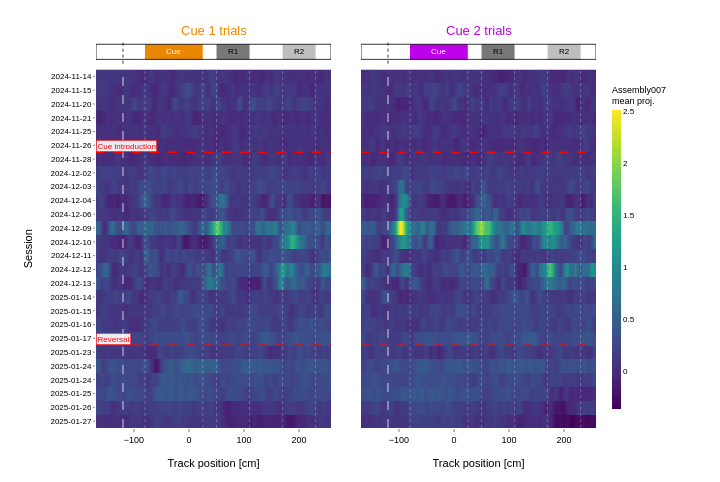

The cell this chart's notebook holds for it:
### Markdown cell above
# Figure 4: Assembly spatial-tuning heatmaps, Cue 1 vs Cue 2

Publishable version of the dash ``TrackwiseEnsembleProj`` heatmap. Each
panel is a session x track-position heatmap of the mean Assembly007
ensemble projection, with Cue 1 trials (left) and Cue 2 trials (right) —
the cue split produced by the dash data-selection tools. Sessions run
top-to-bottom (earliest first); both panels share one symmetric colour
scale centred at zero, so positive (red) and negative (blue) projections
are comparable across cues and sessions. Dotted lines mark the two reward
zones and the dashed line marks where the cue first becomes visible.

### Code cell
ASSEMBLY = "Assembly007"
FROM_TO_SESSION = None          # e.g. ("2024-12-03", "2024-12-11"); None = all ensemble sessions
NORMALIZE_PER_SESSION = False   # True -> row-wise normalise each session by its max |proj| (dash 'normalize')
SMOOTH = True                   # rolling-mean smoothing along track position (matches the Figure 1 heatmap)
SMOOTH_WINDOW = 10              # position bins
COLORSCALE = 'Viridis'          # sequential perceptual map; handles signed projections (negatives -> dark end)

# Track geometry (matches the Figure 1 schematic / dash track layout).
CUE_ZONE = (-80, 25)
REWARD1_ZONE = (50, 110)
REWARD2_ZONE = (170, 230)
CUE_VISIBLE_BIN = -120

ens_data = analytics.get_analytics('TrackwiseEnsembleProj', session_names=session_names)
if 'session_id' not in ens_data.columns:
    ens_data = ens_data.reset_index()

ens = ens_data[['session_id', 'from_position_bin', 'cue', ASSEMBLY]].copy()
ens = ens[ens['cue'].isin([1, 2])]
ens['pos'] = pd.to_numeric(ens['from_position_bin'], errors='coerce')
ens = ens.dropna(subset=['pos'])

if FROM_TO_SESSION:
    start, end = map(pd.Timestamp, FROM_TO_SESSION)
    d = pd.to_datetime(ens['session_id'].astype(str).str[:10], format='%Y-%m-%d', errors='coerce')
    ens = ens[(d >= start) & (d <= end)]

sessions = sorted(ens['session_id'].unique())   # chronological; earliest at top
x_order = np.sort(ens['pos'].unique())
n_sessions = len(sessions)


def _cue_matrix(cue):
    """(session x position) mean-projection matrix for one cue."""
    sub = ens[ens['cue'] == cue]
    m = (sub.groupby(['session_id', 'pos'])[ASSEMBLY].mean()
            .unstack('pos')
            .reindex(index=sessions, columns=x_order))
    if SMOOTH:
        m = m.T.rolling(SMOOTH_WINDOW, center=True, min_periods=1).mean().T
    arr = m.to_numpy(dtype=float)
    if NORMALIZE_PER_SESSION:
        maxabs = np.nanmax(np.abs(arr), axis=1, keepdims=True)
        maxabs[~np.isfinite(maxabs) | (maxabs == 0)] = 1.0
        arr = arr / maxabs
    return arr


z1 = _cue_matrix(1)
z2 = _cue_matrix(2)

stack = np.concatenate([z1[np.isfinite(z1)].ravel(), z2[np.isfinite(z2)].ravel()])
zmin = float(np.nanmin(stack)) if stack.size else 0.0
zmax = float(np.nanmax(stack)) if stack.size else 1.0
if zmax <= zmin:
    zmax = zmin + 1.0

EVENT_LINES = [('Cue introduction', '2024-11-26'), ('Reversal', '2025-01-17')]


def _boundary_y(date_str):
    """y-row just after the last session on/at this date (None if out of range)."""
    matches = [i for i, s in enumerate(sessions) if str(s).startswith(date_str)]
    if matches:
        return max(matches) + 0.5
    earlier = [i for i, s in enumerate(sessions) if str(s).split('_')[0] <= date_str]
    return (max(earlier) + 0.5) if earlier else None

session_labels = np.array([str(s)[:10] for s in sessions])
customdata = np.repeat(session_labels[:, None], len(x_order), axis=1)

FIG4_W = 720
TRACK_PX = 24
ROW_PX = 14
M_L, M_R, M_T, M_B = 96, 124, 40, 54
hm_px = max(170, ROW_PX * n_sessions)
track_frac = TRACK_PX / (TRACK_PX + hm_px)
hm_frac = hm_px / (TRACK_PX + hm_px)
FIG4_H = M_T + M_B + TRACK_PX + hm_px

fig4 = make_subplots(
    rows=2, cols=2,
    row_heights=[track_frac, hm_frac],
    shared_xaxes=True,
    horizontal_spacing=0.06,
    vertical_spacing=0.015,
    subplot_titles=('Cue 1 trials', 'Cue 2 trials', None, None),
)

min_track, max_track = float(x_order.min()), float(x_order.max())


def _draw_track_schematic(col, cue):
    """Thin track illustration above a heatmap: cue zone (cue colour),
    reward 1 and reward 2 (grey), labelled, with an outer outline."""
    y0, y1 = 0.18, 0.82
    fig4.add_shape(type='rect', x0=CUE_ZONE[0], x1=CUE_ZONE[1], y0=y0, y1=y1,
                   fillcolor=CUE_COL_MAP[cue], line=dict(width=0), row=1, col=col)
    fig4.add_annotation(x=float(np.mean(CUE_ZONE)), y=0.5, text='Cue', showarrow=False,
                        font=dict(family='Arial', size=8, color='white'), row=1, col=col)
    for r, zb in ((1, REWARD1_ZONE), (2, REWARD2_ZONE)):
        fig4.add_shape(type='rect', x0=zb[0], x1=zb[1], y0=y0, y1=y1,
                       fillcolor=REWARD_LOCATION_COL_MAP[r], line=dict(width=0), row=1, col=col)
        fig4.add_annotation(x=float(np.mean(zb)), y=0.5, text=f'R{r}', showarrow=False,
                            font=dict(family='Arial', size=8, color='black'), row=1, col=col)
    fig4.add_shape(type='rect', x0=min_track, x1=max_track, y0=y0, y1=y1,
                   line=dict(color='black', width=0.8), fillcolor='rgba(0,0,0,0)', row=1, col=col)
    fig4.add_vline(x=CUE_VISIBLE_BIN, line=dict(color='black', width=0.8, dash='dot'), row=1, col=col)
    fig4.update_yaxes(row=1, col=col, range=(0, 1), ticks='', showticklabels=False,
                      showgrid=False, zeroline=False)
    fig4.update_xaxes(row=1, col=col, range=(min_track, max_track), ticks='',
                      showticklabels=False, showgrid=False, zeroline=False)


y_idx = np.arange(n_sessions)
for col, z in ((1, z1), (2, z2)):
    _draw_track_schematic(col, col)  # cue index == column index

    fig4.add_trace(
        go.Heatmap(
            z=z, x=x_order, y=y_idx,
            colorscale=COLORSCALE, zmin=zmin, zmax=zmax,
            showscale=(col == 2),
            customdata=customdata,
            hovertemplate=('session=%{customdata}<br>pos=%{x} cm<br>'
                           + ASSEMBLY + '=%{z:.3f}<extra></extra>'),
            colorbar=dict(
                title=dict(text=f'{ASSEMBLY}<br>mean proj.',
                           font=dict(family='Arial', size=9, color='black')),
                thickness=9, len=hm_frac * 0.95, yanchor='middle', y=hm_frac / 2, xpad=6,
                tickfont=dict(family='Arial', size=8, color='black'),
            ) if col == 2 else None,
        ),
        row=2, col=col,
    )
    for zb in (CUE_ZONE, REWARD1_ZONE, REWARD2_ZONE):
        for xb in zb:
            fig4.add_vline(x=xb, line=dict(color='rgba(255,255,255,0.45)', width=0.6, dash='dot'),
                           row=2, col=col)
    fig4.add_vline(x=CUE_VISIBLE_BIN, line=dict(color='rgba(255,255,255,0.85)', width=0.9, dash='dash'),
                   row=2, col=col)
    fig4.update_xaxes(
        range=(min_track, max_track),
        tickfont=dict(family='Arial', size=9, color='black'),
        title=dict(text='Track position [cm]',
                   font=dict(family='Arial', size=11, color='black')),
        showgrid=False, zeroline=False, ticks='outside', ticklen=3, tickwidth=0.7,
        row=2, col=col,
    )

for label, date_str in EVENT_LINES:
    yb = _boundary_y(date_str)
    if yb is None or yb <= 0 or yb >= n_sessions:
        continue
    for col in (1, 2):
        fig4.add_hline(y=yb, line=dict(color='red', width=1.6, dash='dash'),
                       row=2, col=col)
    fig4.add_annotation(
        x=min_track, y=yb, row=2, col=1,
        text=label, showarrow=False,
        xanchor='left', yanchor='bottom',
        font=dict(family='Arial', size=8, color='red'),
        bgcolor='rgba(255,255,255,0.9)', bordercolor='red', borderwidth=0.6, borderpad=1,
    )

max_visible = max(1, int(np.floor(hm_px / 12)))
step = max(1, int(np.ceil(n_sessions / max_visible)))
y_tickvals = np.arange(0, n_sessions, step)
y_ticktext = [session_labels[i] for i in y_tickvals]

fig4.update_yaxes(
    autorange='reversed',
    tickmode='array', tickvals=y_tickvals, ticktext=y_ticktext,
    tickfont=dict(family='Arial', size=8, color='black'),
    title=dict(text='Session', font=dict(family='Arial', size=11, color='black')),
    showgrid=False, zeroline=False, ticks='outside', ticklen=2, tickwidth=0.6,
    row=2, col=1,
)
fig4.update_yaxes(autorange='reversed', showticklabels=False, ticks='',
                  showgrid=False, zeroline=False, row=2, col=2)

fig4.update_layout(
    width=FIG4_W, height=FIG4_H,
    paper_bgcolor='white', plot_bgcolor='white',
    margin=dict(l=M_L, r=M_R, t=M_T, b=M_B),
    font=dict(family='Arial', size=9, color='black'),
)

for ann, c in zip(fig4.layout.annotations[:2], (1, 2)):
    ann.font = dict(family='Arial', size=13, color=CUE_COL_MAP[c])

fig4.show()

### Figure 1 — Plotly figure (JSON) as saved in the notebook; plotly's stock layout.template omitted (floating-point values rounded to 4 significant figures; data arrays with more than 128 entries replaced by an {"elided": "..."} marker saying what was removed)
{"data": [{"colorscale": [[0, "#440154"], [0.1111, "#482878"], [0.2222, "#3e4989"], [0.3333, "#31688e"], [0.4444, "#26828e"], [0.5556, "#1f9e89"], [0.6667, "#35b779"], [0.7778, "#6ece58"], [0.8889, "#b5de2b"], [1, "#fde725"]], "customdata": {"elided": "26x428 str values"}, "hovertemplate": "session=%{customdata}<br>pos=%{x} cm<br>Assembly007=%{z:.3f}<extra></extra>", "showscale": false, "type": "heatmap", "x": {"elided": "428 int values"}, "xaxis": "x3", "y": [0, 1, 2, 3, 4, 5, 6, 7, 8, 9, 10, 11, 12, 13, 14, 15, 16, 17, 18, 19, 20, 21, 22, 23, 24, 25], "yaxis": "y3", "z": {"elided": "26x428 float values"}, "zmax": 2.515, "zmin": -0.3596}, {"colorbar": {"len": 0.8912, "thickness": 9, "tickfont": {"color": "black", "family": "Arial", "size": 8}, "title": {"font": {"color": "black", "family": "Arial", "size": 9}, "text": "Assembly007<br>mean proj."}, "xpad": 6, "y": 0.4691, "yanchor": "middle"}, "colorscale": [[0, "#440154"], [0.1111, "#482878"], [0.2222, "#3e4989"], [0.3333, "#31688e"], [0.4444, "#26828e"], [0.5556, "#1f9e89"], [0.6667, "#35b779"], [0.7778, "#6ece58"], [0.8889, "#b5de2b"], [1, "#fde725"]], "customdata": {"elided": "26x428 str values"}, "hovertemplate": "session=%{customdata}<br>pos=%{x} cm<br>Assembly007=%{z:.3f}<extra></extra>", "showscale": true, "type": "heatmap", "x": {"elided": "428 int values"}, "xaxis": "x4", "y": [0, 1, 2, 3, 4, 5, 6, 7, 8, 9, 10, 11, 12, 13, 14, 15, 16, 17, 18, 19, 20, 21, 22, 23, 24, 25], "yaxis": "y4", "z": {"elided": "26x428 float values"}, "zmax": 2.515, "zmin": -0.3596}], "layout": {"annotations": [{"font": {"color": "rgb(233, 136, 0)", "family": "Arial", "size": 13}, "showarrow": false, "text": "Cue 1 trials", "x": 0.235, "xanchor": "center", "xref": "paper", "y": 1, "yanchor": "bottom", "yref": "paper"}, {"font": {"color": "rgb(188, 0, 233)", "family": "Arial", "size": 13}, "showarrow": false, "text": "Cue 2 trials", "x": 0.765, "xanchor": "center", "xref": "paper", "y": 1, "yanchor": "bottom", "yref": "paper"}, {"font": {"color": "white", "family": "Arial", "size": 8}, "showarrow": false, "text": "Cue", "x": -27.5, "xref": "x", "y": 0.5, "yref": "y"}, {"font": {"color": "black", "family": "Arial", "size": 8}, "showarrow": false, "text": "R1", "x": 80, "xref": "x", "y": 0.5, "yref": "y"}, {"font": {"color": "black", "family": "Arial", "size": 8}, "showarrow": false, "text": "R2", "x": 200, "xref": "x", "y": 0.5, "yref": "y"}, {"font": {"color": "white", "family": "Arial", "size": 8}, "showarrow": false, "text": "Cue", "x": -27.5, "xref": "x2", "y": 0.5, "yref": "y2"}, {"font": {"color": "black", "family": "Arial", "size": 8}, "showarrow": false, "text": "R1", "x": 80, "xref": "x2", "y": 0.5, "yref": "y2"}, {"font": {"color": "black", "family": "Arial", "size": 8}, "showarrow": false, "text": "R2", "x": 200, "xref": "x2", "y": 0.5, "yref": "y2"}, {"bgcolor": "rgba(255,255,255,0.9)", "bordercolor": "red", "borderpad": 1, "borderwidth": 0.6, "font": {"color": "red", "family": "Arial", "size": 8}, "showarrow": false, "text": "Cue introduction", "x": -169, "xanchor": "left", "xref": "x3", "y": 5.5, "yanchor": "bottom", "yref": "y3"}, {"bgcolor": "rgba(255,255,255,0.9)", "bordercolor": "red", "borderpad": 1, "borderwidth": 0.6, "font": {"color": "red", "family": "Arial", "size": 8}, "showarrow": false, "text": "Reversal", "x": -169, "xanchor": "left", "xref": "x3", "y": 19.5, "yanchor": "bottom", "yref": "y3"}], "font": {"color": "black", "family": "Arial", "size": 9}, "height": 482, "margin": {"b": 54, "l": 96, "r": 124, "t": 40}, "paper_bgcolor": "white", "plot_bgcolor": "white", "shapes": [{"fillcolor": "rgb(233, 136, 0)", "line": {"width": 0}, "type": "rect", "x0": -80, "x1": 25, "xref": "x", "y0": 0.18, "y1": 0.82, "yref": "y"}, {"fillcolor": "rgba(120,120,120, 1)", "line": {"width": 0}, "type": "rect", "x0": 50, "x1": 110, "xref": "x", "y0": 0.18, "y1": 0.82, "yref": "y"}, {"fillcolor": "rgba(190,190,190, 1)", "line": {"width": 0}, "type": "rect", "x0": 170, "x1": 230, "xref": "x", "y0": 0.18, "y1": 0.82, "yref": "y"}, {"fillcolor": "rgba(0,0,0,0)", "line": {"color": "black", "width": 0.8}, "type": "rect", "x0": -169, "x1": 258, "xref": "x", "y0": 0.18, "y1": 0.82, "yref": "y"}, {"line": {"color": "black", "dash": "dot", "width": 0.8}, "type": "line", "x0": -120, "x1": -120, "xref": "x", "y0": 0, "y1": 1, "yref": "y domain"}, {"line": {"color": "rgba(255,255,255,0.45)", "dash": "dot", "width": 0.6}, "type": "line", "x0": -80, "x1": -80, "xref": "x3", "y0": 0, "y1": 1, "yref": "y3 domain"}, {"line": {"color": "rgba(255,255,255,0.45)", "dash": "dot", "width": 0.6}, "type": "line", "x0": 25, "x1": 25, "xref": "x3", "y0": 0, "y1": 1, "yref": "y3 domain"}, {"line": {"color": "rgba(255,255,255,0.45)", "dash": "dot", "width": 0.6}, "type": "line", "x0": 50, "x1": 50, "xref": "x3", "y0": 0, "y1": 1, "yref": "y3 domain"}, {"line": {"color": "rgba(255,255,255,0.45)", "dash": "dot", "width": 0.6}, "type": "line", "x0": 110, "x1": 110, "xref": "x3", "y0": 0, "y1": 1, "yref": "y3 domain"}, {"line": {"color": "rgba(255,255,255,0.45)", "dash": "dot", "width": 0.6}, "type": "line", "x0": 170, "x1": 170, "xref": "x3", "y0": 0, "y1": 1, "yref": "y3 domain"}, {"line": {"color": "rgba(255,255,255,0.45)", "dash": "dot", "width": 0.6}, "type": "line", "x0": 230, "x1": 230, "xref": "x3", "y0": 0, "y1": 1, "yref": "y3 domain"}, {"line": {"color": "rgba(255,255,255,0.85)", "dash": "dash", "width": 0.9}, "type": "line", "x0": -120, "x1": -120, "xref": "x3", "y0": 0, "y1": 1, "yref": "y3 domain"}, {"fillcolor": "rgb(188, 0, 233)", "line": {"width": 0}, "type": "rect", "x0": -80, "x1": 25, "xref": "x2", "y0": 0.18, "y1": 0.82, "yref": "y2"}, {"fillcolor": "rgba(120,120,120, 1)", "line": {"width": 0}, "type": "rect", "x0": 50, "x1": 110, "xref": "x2", "y0": 0.18, "y1": 0.82, "yref": "y2"}, {"fillcolor": "rgba(190,190,190, 1)", "line": {"width": 0}, "type": "rect", "x0": 170, "x1": 230, "xref": "x2", "y0": 0.18, "y1": 0.82, "yref": "y2"}, {"fillcolor": "rgba(0,0,0,0)", "line": {"color": "black", "width": 0.8}, "type": "rect", "x0": -169, "x1": 258, "xref": "x2", "y0": 0.18, "y1": 0.82, "yref": "y2"}, {"line": {"color": "black", "dash": "dot", "width": 0.8}, "type": "line", "x0": -120, "x1": -120, "xref": "x2", "y0": 0, "y1": 1, "yref": "y2 domain"}, {"line": {"color": "rgba(255,255,255,0.45)", "dash": "dot", "width": 0.6}, "type": "line", "x0": -80, "x1": -80, "xref": "x4", "y0": 0, "y1": 1, "yref": "y4 domain"}, {"line": {"color": "rgba(255,255,255,0.45)", "dash": "dot", "width": 0.6}, "type": "line", "x0": 25, "x1": 25, "xref": "x4", "y0": 0, "y1": 1, "yref": "y4 domain"}, {"line": {"color": "rgba(255,255,255,0.45)", "dash": "dot", "width": 0.6}, "type": "line", "x0": 50, "x1": 50, "xref": "x4", "y0": 0, "y1": 1, "yref": "y4 domain"}, {"line": {"color": "rgba(255,255,255,0.45)", "dash": "dot", "width": 0.6}, "type": "line", "x0": 110, "x1": 110, "xref": "x4", "y0": 0, "y1": 1, "yref": "y4 domain"}, {"line": {"color": "rgba(255,255,255,0.45)", "dash": "dot", "width": 0.6}, "type": "line", "x0": 170, "x1": 170, "xref": "x4", "y0": 0, "y1": 1, "yref": "y4 domain"}, {"line": {"color": "rgba(255,255,255,0.45)", "dash": "dot", "width": 0.6}, "type": "line", "x0": 230, "x1": 230, "xref": "x4", "y0": 0, "y1": 1, "yref": "y4 domain"}, {"line": {"color": "rgba(255,255,255,0.85)", "dash": "dash", "width": 0.9}, "type": "line", "x0": -120, "x1": -120, "xref": "x4", "y0": 0, "y1": 1, "yref": "y4 domain"}, {"line": {"color": "red", "dash": "dash", "width": 1.6}, "type": "line", "x0": 0, "x1": 1, "xref": "x3 domain", "y0": 5.5, "y1": 5.5, "yref": "y3"}, {"line": {"color": "red", "dash": "dash", "width": 1.6}, "type": "line", "x0": 0, "x1": 1, "xref": "x4 domain", "y0": 5.5, "y1": 5.5, "yref": "y4"}, {"line": {"color": "red", "dash": "dash", "width": 1.6}, "type": "line", "x0": 0, "x1": 1, "xref": "x3 domain", "y0": 19.5, "y1": 19.5, "yref": "y3"}, {"line": {"color": "red", "dash": "dash", "width": 1.6}, "type": "line", "x0": 0, "x1": 1, "xref": "x4 domain", "y0": 19.5, "y1": 19.5, "yref": "y4"}], "width": 720, "xaxis": {"anchor": "y", "domain": [0, 0.47], "matches": "x3", "range": [-169, 258], "showgrid": false, "showticklabels": false, "ticks": "", "zeroline": false}, "xaxis2": {"anchor": "y2", "domain": [0.53, 1], "matches": "x4", "range": [-169, 258], "showgrid": false, "showticklabels": false, "ticks": "", "zeroline": false}, "xaxis3": {"anchor": "y3", "domain": [0, 0.47], "range": [-169, 258], "showgrid": false, "tickfont": {"color": "black", "family": "Arial", "size": 9}, "ticklen": 3, "ticks": "outside", "tickwidth": 0.7, "title": {"font": {"color": "black", "family": "Arial", "size": 11}, "text": "Track position [cm]"}, "zeroline": false}, "xaxis4": {"anchor": "y4", "domain": [0.53, 1], "range": [-169, 258], "showgrid": false, "tickfont": {"color": "black", "family": "Arial", "size": 9}, "ticklen": 3, "ticks": "outside", "tickwidth": 0.7, "title": {"font": {"color": "black", "family": "Arial", "size": 11}, "text": "Track position [cm]"}, "zeroline": false}, "yaxis": {"anchor": "x", "domain": [0.9391, 1], "range": [0, 1], "showgrid": false, "showticklabels": false, "ticks": "", "zeroline": false}, "yaxis2": {"anchor": "x2", "domain": [0.9391, 1], "range": [0, 1], "showgrid": false, "showticklabels": false, "ticks": "", "zeroline": false}, "yaxis3": {"anchor": "x3", "autorange": "reversed", "domain": [0, 0.9241], "showgrid": false, "tickfont": {"color": "black", "family": "Arial", "size": 8}, "ticklen": 2, "tickmode": "array", "ticks": "outside", "ticktext": ["2024-11-14", "2024-11-15", "2024-11-20", "2024-11-21", "2024-11-25", "2024-11-26", "2024-11-28", "2024-12-02", "2024-12-03", "2024-12-04", "2024-12-06", "2024-12-09", "2024-12-10", "2024-12-11", "2024-12-12", "2024-12-13", "2025-01-14", "2025-01-15", "2025-01-16", "2025-01-17", "2025-01-23", "2025-01-24", "2025-01-24", "2025-01-25", "2025-01-26", "2025-01-27"], "tickvals": [0, 1, 2, 3, 4, 5, 6, 7, 8, 9, 10, 11, 12, 13, 14, 15, 16, 17, 18, 19, 20, 21, 22, 23, 24, 25], "tickwidth": 0.6, "title": {"font": {"color": "black", "family": "Arial", "size": 11}, "text": "Session"}, "zeroline": false}, "yaxis4": {"anchor": "x4", "autorange": "reversed", "domain": [0, 0.9241], "showgrid": false, "showticklabels": false, "ticks": "", "zeroline": false}}}
